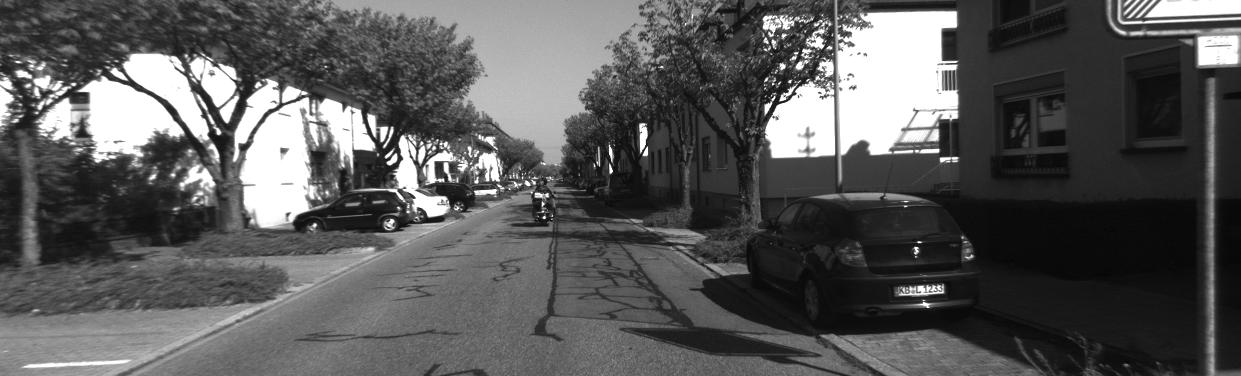
//> input picture cmake-build-debug/left.png, 1241 x 376 px
$ ./bm   (built with g++ and OpenCV 4)
//> lines starting //> are read from the running program, lines starting //| are printed output that depends on the picture; after the words box and inside, x2 and y2 are one past the last pixel; in counts of white or black regions, pixels touching at a corner belong together
#include <opencv2/opencv.hpp>
#include <vector>
#include <string>
#include <Eigen/Core>
#include <pangolin/pangolin.h>
#include <unistd.h>

using namespace std;
using namespace Eigen;

// 文件路径
string left_file = "../cmake-build-debug/left.png";
string right_file = "../cmake-build-debug/right.png";

// 在pangolin中画图，已写好，无需调整
void showPointCloud(
        const vector<Vector4d, Eigen::aligned_allocator<Vector4d>> &pointcloud);

int main(int argc, char **argv) {

    // 内参
    double fx = 718.856, fy = 718.856, cx = 607.1928, cy = 185.2157;
    // 基线
    double b = 0.573;

    // 读取图像
    cv::Mat left = cv::imread(left_file, 0);
//> left is the input picture: 376 rows x 1241 cols, CV_8UC1; min 6, max 255, mean 89
    cv::Mat right = cv::imread(right_file, 0);
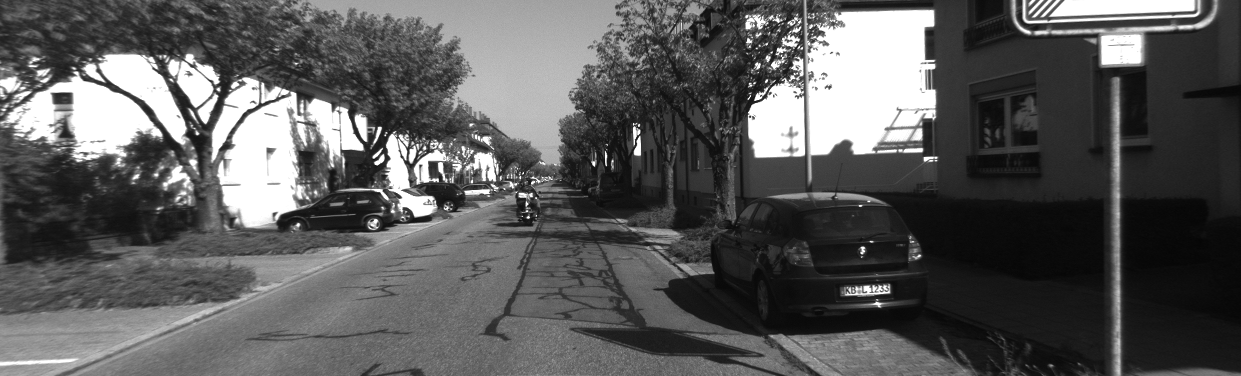
//> input picture cmake-build-debug/right.png, 1241 x 376 px
//> right is the input picture: 376 rows x 1241 cols, CV_8UC1; min 5, max 255, mean 90.3

    cv::Ptr<cv::StereoBM> bm = cv::StereoBM::create(
            0, 21
            );
    cv::Mat disparity_bm, disparity;
    bm->compute(left, right, disparity_bm);
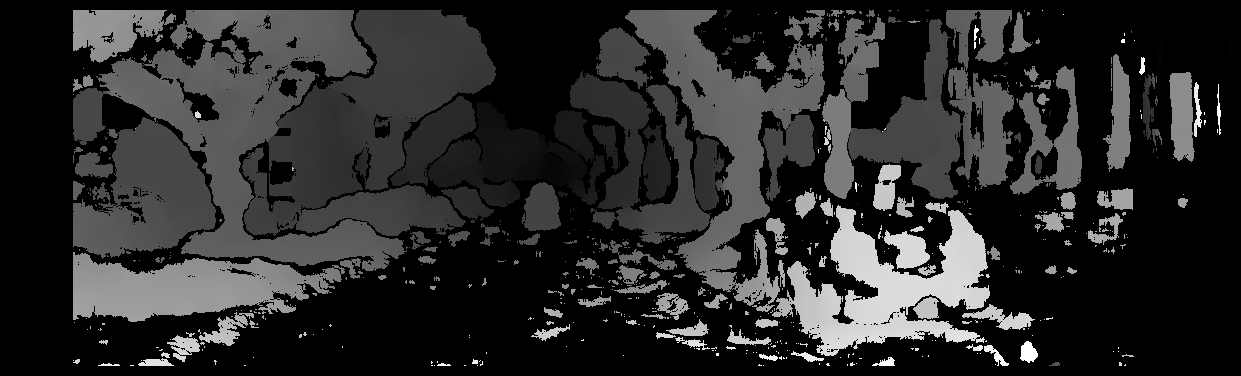
//> disparity_bm: 376 rows x 1241 cols, CV_16SC1; min -16, max 1008, mean 158.4; drawn with min black and max white
    disparity_bm.convertTo(disparity, CV_32F, 1.0 / 16.0f);

    // 生成点云
    vector<Vector4d, Eigen::aligned_allocator<Vector4d>> pointcloud;

    // 如果你的机器慢，请把后面的v++和u++改成v+=2, u+=2
    for (int v = 0; v < left.rows; v++)
        for (int u = 0; u < left.cols; u++) {
            if (disparity.at<float>(v, u) <= 0.0 || disparity.at<float>(v, u) >= 96.0) continue;

            Vector4d point(0, 0, 0, left.at<uchar>(v, u) / 255.0); // 前三维为xyz,第四维为颜色

            // 根据双目模型计算 point 的位置
            double x = (u - cx) / fx;
            double y = (v - cy) / fy;
            double depth = fx * b / (disparity.at<float>(v, u));
            point[0] = x * depth;
            point[1] = y * depth;
            point[2] = depth;

            pointcloud.push_back(point);
        }
//> after the loop, pointcloud = 199753 items

    cv::imshow("disparity", disparity / 96.0);
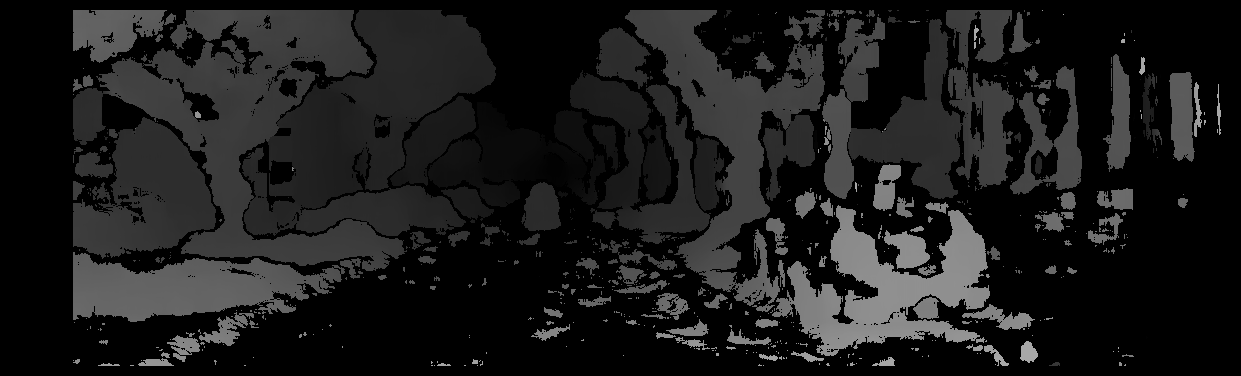
//> window 'disparity': 376 rows x 1241 cols, CV_8UC1; min 0, max 167, mean 27.8
    cv::waitKey(0);
    cv::imwrite("../cmake-build-debug/disparity_bm.png", disparity / 96.0);
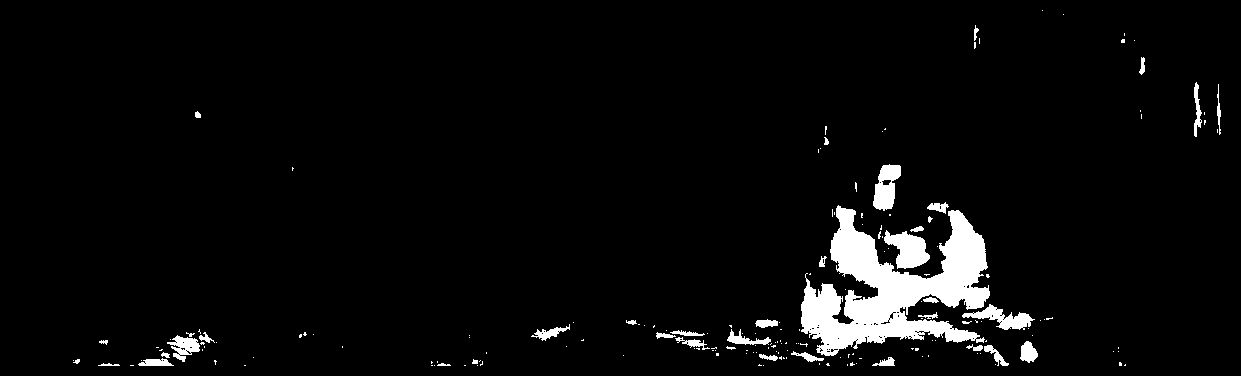
//> saved as disparity_bm.png: 376 rows x 1241 cols, CV_8UC1; values 0 (black) and 1 (white), 4.3% white; 182 white regions (142 under 20 px), largest, box (x1, y1, x2, y2) and area: (801, 205, 990, 356) 13395, (884, 230, 930, 269) 1064, (873, 164, 901, 211) 833
    // 画出点云
    showPointCloud(pointcloud);
    return 0;
}

void showPointCloud(const vector<Vector4d, Eigen::aligned_allocator<Vector4d>> &pointcloud) {

    if (pointcloud.empty()) {
        cerr << "Point cloud is empty!" << endl;
        return;
    }

    pangolin::CreateWindowAndBind("Point Cloud Viewer", 1024, 768);
//> (this line was passed over: pangolin is not available in this run)
    glEnable(GL_DEPTH_TEST);
//> (this line was passed over: GL_DEPTH_TEST is not available in this run)
    glEnable(GL_BLEND);
//> (this line was passed over: GL_BLEND is not available in this run)
    glBlendFunc(GL_SRC_ALPHA, GL_ONE_MINUS_SRC_ALPHA);
//> (this line was passed over: GL_SRC_ALPHA is not available in this run)

//> (the run ends here: the program needs code that is not available in this run, at `pangolin::OpenGlRenderState s_cam(`)
